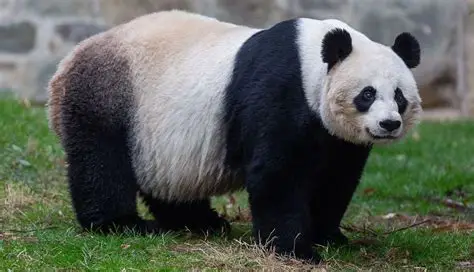
#> input picture 002_Pobabilidad/007_Percepcion/img/panda_panzon.webp, 474 x 272 px, found by its file name
$ python 004_Texturas_y_Sombras.py
#> lines starting #> are read from the running program, lines starting #| are printed output that depends on the picture
import cv2
import numpy as np

# ---------------------------------------------------------
# 1. Cargar imagen en escala de grises
# ---------------------------------------------------------
# IMPORTANTE:
# Cambia "panda.jpg" por la imagen que estés usando.
img = cv2.imread(r"C:\Users\zenso\OneDrive\Escritorio\Escuela\6to semesttre\Inteligencia Artificial\codes\IA-Jonathan-Mercado\AI-Jonathan-Mercado\002_Pobabilidad\007_Percepcion\img\panda_panzon.webp", cv2.IMREAD_GRAYSCALE)
#> img: shape (272, 474); min 0, max 255, mean 93.9

if img is None:
    raise FileNotFoundError("No se pudo leer la imagen. ¿Está en la misma carpeta?")

# ---------------------------------------------------------
# 2. Estimar TEXTURA local
# ---------------------------------------------------------
win_size = 5  # ventana 5x5
media_local = cv2.blur(img, (win_size, win_size))
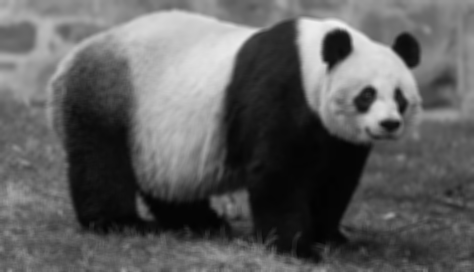
#> media_local: shape (272, 474); min 3, max 240, mean 93.9

# Paso 2.2: calculamos promedio del cuadrado (para varianza)
cuadrado = img.astype(np.float32) ** 2
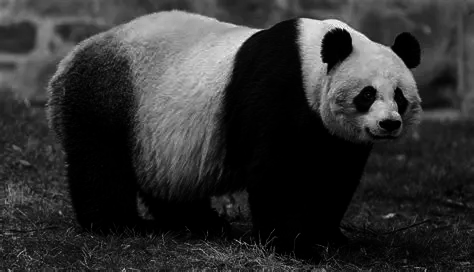
#> cuadrado: shape (272, 474) float32; min 0, max 65025, mean 12664.7; drawn with min black and max white
media_local_cuadrado = cv2.blur(cuadrado, (win_size, win_size))
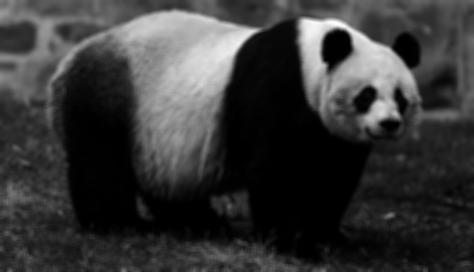
#> media_local_cuadrado: shape (272, 474) float32; min 6.96, max 57705.2, mean 12662.7; drawn with min black and max white

# varianza = E[x^2] - (E[x])^2
var_local = media_local_cuadrado - (media_local.astype(np.float32) ** 2)
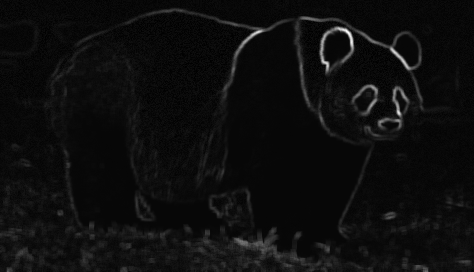
#> var_local: shape (272, 474) float32; min -223.4, max 7504.4, mean 202.3; drawn with min black and max white

# desviación estándar local = sqrt(varianza), agregando clip por seguridad
std_local = np.sqrt(np.clip(var_local, 0, None))
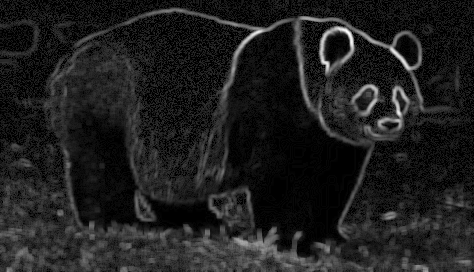
#> std_local: shape (272, 474) float32; min 0, max 86.63, mean 10.5; drawn with min black and max white

# Normalizamos para poder verla como imagen 0-255
textura_mapa = cv2.normalize(std_local, None, 0, 255, cv2.NORM_MINMAX).astype(np.uint8)

# ---------------------------------------------------------
# 3. Separar SOMBRA / ILUMINACIÓN vs DETALLE
# ---------------------------------------------------------
iluminacion_suave = cv2.GaussianBlur(img, (31, 31), 0)
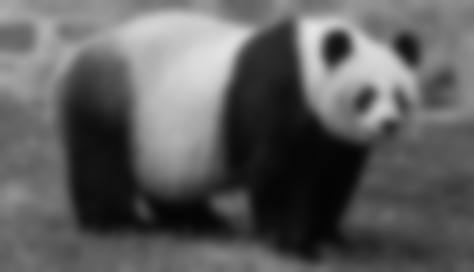
#> iluminacion_suave: shape (272, 474); min 4, max 229, mean 93.9
# Nota: kernel 31x31 es grande a propósito, para quedarnos solo con cambios MUY suaves,
# que normalmente incluyen sombras generales.

detalle_alto = cv2.subtract(img, iluminacion_suave)

# Normalizamos para poder ver el "detalle"
detalle_alto_norm = cv2.normalize(detalle_alto, None, 0, 255, cv2.NORM_MINMAX)
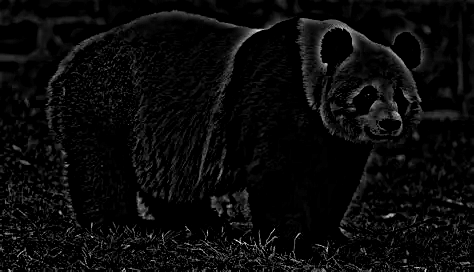
#> detalle_alto_norm: shape (272, 474); min 0, max 255, mean 10.4

# ---------------------------------------------------------
# 4. Mostrar resultados
# ---------------------------------------------------------
cv2.imshow("Original (gris)", img)
cv2.imshow("Mapa de Textura (desviacion local)", textura_mapa)
cv2.imshow("Iluminacion/Sombras (suave)", iluminacion_suave)
cv2.imshow("Detalle/Texture High-Freq", detalle_alto_norm)

cv2.waitKey(0)
cv2.destroyAllWindows()
